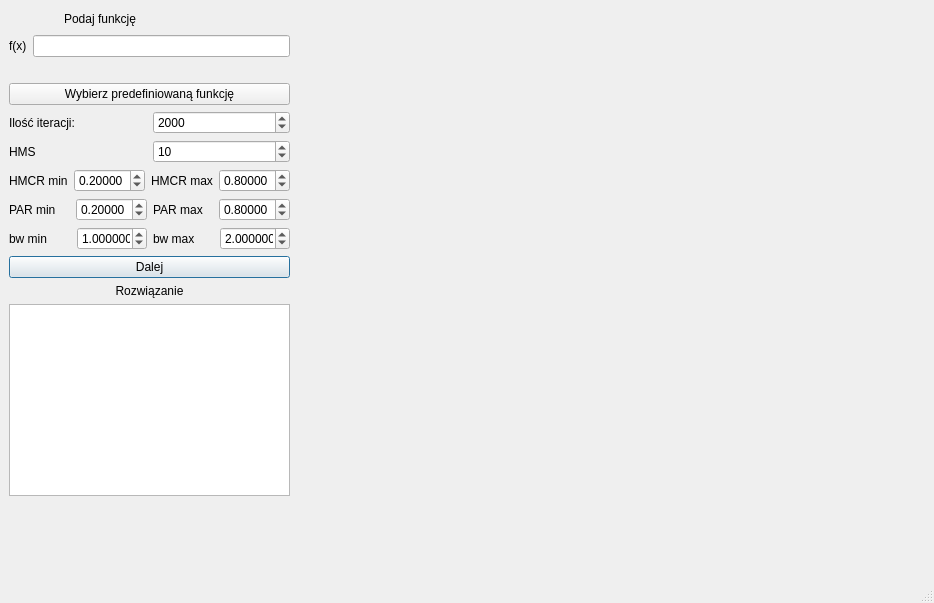
<?xml version="1.0" encoding="UTF-8"?>
<ui version="4.0">
 <class>MainWin</class>
 <widget class="QMainWindow" name="MainWin">
  <property name="geometry">
   <rect>
    <x>0</x>
    <y>0</y>
    <width>934</width>
    <height>603</height>
   </rect>
  </property>
  <property name="windowTitle">
   <string>Ulepszony Algorytm Poszukiwania Harmonii</string>
  </property>
  <widget class="QWidget" name="centralwidget">
   <layout class="QGridLayout" name="gridLayout">
    <item row="0" column="1">
     <spacer name="horizontalSpacer_3">
      <property name="orientation">
       <enum>Qt::Horizontal</enum>
      </property>
      <property name="sizeHint" stdset="0">
       <size>
        <width>40</width>
        <height>20</height>
       </size>
      </property>
     </spacer>
    </item>
    <item row="1" column="0">
     <spacer name="verticalSpacer">
      <property name="orientation">
       <enum>Qt::Vertical</enum>
      </property>
      <property name="sizeHint" stdset="0">
       <size>
        <width>20</width>
        <height>0</height>
       </size>
      </property>
     </spacer>
    </item>
    <item row="0" column="0">
     <layout class="QVBoxLayout" name="verticalLayout_4">
      <item>
       <layout class="QVBoxLayout" name="verticalLayout_2">
        <item>
         <layout class="QVBoxLayout" name="verticalLayout">
          <item>
           <layout class="QHBoxLayout" name="horizontalLayout_2">
            <item>
             <spacer name="horizontalSpacer">
              <property name="orientation">
               <enum>Qt::Horizontal</enum>
              </property>
              <property name="sizeType">
               <enum>QSizePolicy::Preferred</enum>
              </property>
              <property name="sizeHint" stdset="0">
               <size>
                <width>55</width>
                <height>20</height>
               </size>
              </property>
             </spacer>
            </item>
            <item>
             <widget class="QLabel" name="label_2">
              <property name="text">
               <string>Podaj funkcję</string>
              </property>
             </widget>
            </item>
            <item>
             <spacer name="horizontalSpacer_2">
              <property name="orientation">
               <enum>Qt::Horizontal</enum>
              </property>
              <property name="sizeType">
               <enum>QSizePolicy::Preferred</enum>
              </property>
              <property name="sizeHint" stdset="0">
               <size>
                <width>40</width>
                <height>20</height>
               </size>
              </property>
             </spacer>
            </item>
           </layout>
          </item>
          <item>
           <layout class="QHBoxLayout" name="horizontalLayout">
            <item>
             <widget class="QLabel" name="label">
              <property name="text">
               <string>f(x)</string>
              </property>
             </widget>
            </item>
            <item>
             <widget class="QLineEdit" name="functionBox">
              <property name="minimumSize">
               <size>
                <width>200</width>
                <height>0</height>
               </size>
              </property>
             </widget>
            </item>
           </layout>
          </item>
         </layout>
        </item>
        <item>
         <widget class="QLabel" name="label_function_error">
          <property name="text">
           <string/>
          </property>
         </widget>
        </item>
        <item>
         <widget class="QPushButton" name="predefinedFunctionButton">
          <property name="text">
           <string>Wybierz predefiniowaną funkcję</string>
          </property>
         </widget>
        </item>
        <item>
         <layout class="QHBoxLayout" name="horizontalLayout_3">
          <item>
           <widget class="QLabel" name="label_3">
            <property name="text">
             <string>Ilość iteracji:</string>
            </property>
           </widget>
          </item>
          <item>
           <widget class="QSpinBox" name="iterationsBox">
            <property name="mouseTracking">
             <bool>false</bool>
            </property>
            <property name="toolTip">
             <string/>
            </property>
            <property name="toolTipDuration">
             <number>-1</number>
            </property>
            <property name="statusTip">
             <string/>
            </property>
            <property name="whatsThis">
             <string extracomment="aaaa"/>
            </property>
            <property name="specialValueText">
             <string/>
            </property>
            <property name="minimum">
             <number>1</number>
            </property>
            <property name="maximum">
             <number>999999999</number>
            </property>
            <property name="value">
             <number>2000</number>
            </property>
           </widget>
          </item>
         </layout>
        </item>
       </layout>
      </item>
      <item>
       <layout class="QHBoxLayout" name="horizontalLayout_6">
        <item>
         <widget class="QLabel" name="label_6">
          <property name="text">
           <string>HMS</string>
          </property>
         </widget>
        </item>
        <item>
         <widget class="QSpinBox" name="hmsBox">
          <property name="minimum">
           <number>1</number>
          </property>
          <property name="maximum">
           <number>99999999</number>
          </property>
          <property name="value">
           <number>10</number>
          </property>
         </widget>
        </item>
       </layout>
      </item>
      <item>
       <layout class="QHBoxLayout" name="horizontalLayout_7">
        <item>
         <layout class="QHBoxLayout" name="horizontalLayout_4">
          <item>
           <widget class="QLabel" name="label_4">
            <property name="text">
             <string>HMCR min</string>
            </property>
           </widget>
          </item>
          <item>
           <widget class="QDoubleSpinBox" name="hcmrMinBox">
            <property name="decimals">
             <number>5</number>
            </property>
            <property name="maximum">
             <double>1.000000000000000</double>
            </property>
            <property name="singleStep">
             <double>0.100000000000000</double>
            </property>
            <property name="value">
             <double>0.200000000000000</double>
            </property>
           </widget>
          </item>
         </layout>
        </item>
        <item>
         <layout class="QHBoxLayout" name="horizontalLayout_10">
          <item>
           <widget class="QLabel" name="label_10">
            <property name="text">
             <string>HMCR max</string>
            </property>
           </widget>
          </item>
          <item>
           <widget class="QDoubleSpinBox" name="hcmrMaxBox">
            <property name="decimals">
             <number>5</number>
            </property>
            <property name="maximum">
             <double>1.000000000000000</double>
            </property>
            <property name="singleStep">
             <double>0.100000000000000</double>
            </property>
            <property name="value">
             <double>0.800000000000000</double>
            </property>
           </widget>
          </item>
         </layout>
        </item>
       </layout>
      </item>
      <item>
       <layout class="QHBoxLayout" name="horizontalLayout_12">
        <item>
         <layout class="QHBoxLayout" name="horizontalLayout_5">
          <item>
           <widget class="QLabel" name="label_5">
            <property name="text">
             <string>PAR min</string>
            </property>
           </widget>
          </item>
          <item>
           <widget class="QDoubleSpinBox" name="parMinBox">
            <property name="decimals">
             <number>5</number>
            </property>
            <property name="maximum">
             <double>1.000000000000000</double>
            </property>
            <property name="singleStep">
             <double>0.100000000000000</double>
            </property>
            <property name="value">
             <double>0.200000000000000</double>
            </property>
           </widget>
          </item>
         </layout>
        </item>
        <item>
         <layout class="QHBoxLayout" name="horizontalLayout_8">
          <item>
           <widget class="QLabel" name="label_8">
            <property name="text">
             <string>PAR max</string>
            </property>
           </widget>
          </item>
          <item>
           <widget class="QDoubleSpinBox" name="parMaxBox">
            <property name="decimals">
             <number>5</number>
            </property>
            <property name="maximum">
             <double>1.000000000000000</double>
            </property>
            <property name="singleStep">
             <double>0.100000000000000</double>
            </property>
            <property name="value">
             <double>0.800000000000000</double>
            </property>
           </widget>
          </item>
         </layout>
        </item>
       </layout>
      </item>
      <item>
       <layout class="QHBoxLayout" name="horizontalLayout_13">
        <item>
         <layout class="QHBoxLayout" name="horizontalLayout_9">
          <item>
           <widget class="QLabel" name="label_9">
            <property name="text">
             <string>bw min</string>
            </property>
           </widget>
          </item>
          <item>
           <widget class="QDoubleSpinBox" name="bwMinBox">
            <property name="sizePolicy">
             <sizepolicy hsizetype="Minimum" vsizetype="Fixed">
              <horstretch>0</horstretch>
              <verstretch>0</verstretch>
             </sizepolicy>
            </property>
            <property name="maximumSize">
             <size>
              <width>70</width>
              <height>16777215</height>
             </size>
            </property>
            <property name="decimals">
             <number>6</number>
            </property>
            <property name="maximum">
             <double>99999.000000000000000</double>
            </property>
            <property name="singleStep">
             <double>0.100000000000000</double>
            </property>
            <property name="value">
             <double>1.000000000000000</double>
            </property>
           </widget>
          </item>
         </layout>
        </item>
        <item>
         <layout class="QHBoxLayout" name="horizontalLayout_11">
          <item>
           <widget class="QLabel" name="label_11">
            <property name="text">
             <string>bw max</string>
            </property>
           </widget>
          </item>
          <item>
           <widget class="QDoubleSpinBox" name="bwMaxBox">
            <property name="maximumSize">
             <size>
              <width>70</width>
              <height>16777215</height>
             </size>
            </property>
            <property name="decimals">
             <number>6</number>
            </property>
            <property name="maximum">
             <double>99999.000000000000000</double>
            </property>
            <property name="singleStep">
             <double>0.100000000000000</double>
            </property>
            <property name="value">
             <double>2.000000000000000</double>
            </property>
           </widget>
          </item>
         </layout>
        </item>
       </layout>
      </item>
      <item>
       <widget class="QPushButton" name="nextButton">
        <property name="autoFillBackground">
         <bool>false</bool>
        </property>
        <property name="styleSheet">
         <string notr="true"/>
        </property>
        <property name="text">
         <string>Dalej</string>
        </property>
        <property name="autoDefault">
         <bool>false</bool>
        </property>
        <property name="default">
         <bool>true</bool>
        </property>
       </widget>
      </item>
      <item>
       <layout class="QVBoxLayout" name="verticalLayout_3">
        <item>
         <widget class="QLabel" name="label_12">
          <property name="text">
           <string>Rozwiązanie</string>
          </property>
          <property name="alignment">
           <set>Qt::AlignCenter</set>
          </property>
         </widget>
        </item>
        <item>
         <widget class="QTextEdit" name="solutionBox">
          <property name="sizePolicy">
           <sizepolicy hsizetype="Expanding" vsizetype="MinimumExpanding">
            <horstretch>0</horstretch>
            <verstretch>0</verstretch>
           </sizepolicy>
          </property>
         </widget>
        </item>
       </layout>
      </item>
     </layout>
    </item>
    <item row="0" column="3" rowspan="2">
     <widget class="PlotWidget" name="plotWidget" native="true">
      <property name="enabled">
       <bool>true</bool>
      </property>
      <property name="sizePolicy">
       <sizepolicy hsizetype="Preferred" vsizetype="Preferred">
        <horstretch>3</horstretch>
        <verstretch>1</verstretch>
       </sizepolicy>
      </property>
      <property name="minimumSize">
       <size>
        <width>600</width>
        <height>0</height>
       </size>
      </property>
      <property name="toolTip">
       <string/>
      </property>
      <property name="whatsThis">
       <string/>
      </property>
      <property name="accessibleDescription">
       <string/>
      </property>
     </widget>
    </item>
   </layout>
  </widget>
  <widget class="QStatusBar" name="statusbar"/>
 </widget>
 <customwidgets>
  <customwidget>
   <class>PlotWidget</class>
   <extends>QWidget</extends>
   <header location="global">plotwidget.h</header>
   <container>1</container>
  </customwidget>
 </customwidgets>
 <resources/>
 <connections/>
</ui>
